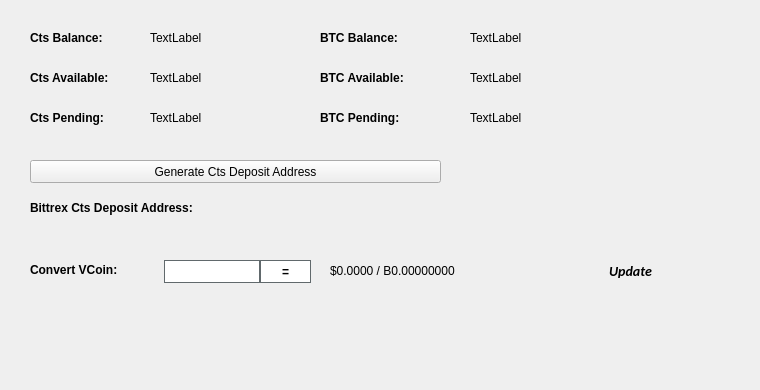
   <widget class="QWidget" name="BalanceTab">
    <attribute name="title">
     <string>Balance</string>
    </attribute>
    <widget class="QLabel" name="BitcoinBalanceLabel">
     <property name="geometry">
      <rect>
       <x>470</x>
       <y>30</y>
       <width>150</width>
       <height>16</height>
      </rect>
     </property>
     <property name="text">
      <string>TextLabel</string>
     </property>
    </widget>
    <widget class="QLabel" name="CtsBalanceLabel">
     <property name="geometry">
      <rect>
       <x>150</x>
       <y>30</y>
       <width>150</width>
       <height>16</height>
      </rect>
     </property>
     <property name="text">
      <string>TextLabel</string>
     </property>
    </widget>
    <widget class="QLabel" name="label_11">
     <property name="geometry">
      <rect>
       <x>30</x>
       <y>30</y>
       <width>101</width>
       <height>16</height>
      </rect>
     </property>
     <property name="font">
      <font>
       <weight>75</weight>
       <bold>true</bold>
      </font>
     </property>
     <property name="text">
      <string>Cts Balance:</string>
     </property>
    </widget>
    <widget class="QLabel" name="label_12">
     <property name="geometry">
      <rect>
       <x>320</x>
       <y>30</y>
       <width>101</width>
       <height>16</height>
      </rect>
     </property>
     <property name="font">
      <font>
       <weight>75</weight>
       <bold>true</bold>
      </font>
     </property>
     <property name="text">
      <string>BTC Balance:</string>
     </property>
    </widget>
    <widget class="QLabel" name="CtsAvailableLabel_2">
     <property name="geometry">
      <rect>
       <x>150</x>
       <y>70</y>
       <width>150</width>
       <height>16</height>
      </rect>
     </property>
     <property name="text">
      <string>TextLabel</string>
     </property>
    </widget>
    <widget class="QLabel" name="label_13">
     <property name="geometry">
      <rect>
       <x>30</x>
       <y>70</y>
       <width>111</width>
       <height>16</height>
      </rect>
     </property>
     <property name="font">
      <font>
       <weight>75</weight>
       <bold>true</bold>
      </font>
     </property>
     <property name="text">
      <string>Cts Available:</string>
     </property>
    </widget>
    <widget class="QLabel" name="label_14">
     <property name="geometry">
      <rect>
       <x>30</x>
       <y>110</y>
       <width>101</width>
       <height>16</height>
      </rect>
     </property>
     <property name="font">
      <font>
       <weight>75</weight>
       <bold>true</bold>
      </font>
     </property>
     <property name="text">
      <string>Cts Pending:</string>
     </property>
    </widget>
    <widget class="QLabel" name="CtsPendingLabel">
     <property name="geometry">
      <rect>
       <x>150</x>
       <y>110</y>
       <width>150</width>
       <height>16</height>
      </rect>
     </property>
     <property name="text">
      <string>TextLabel</string>
     </property>
    </widget>
    <widget class="QLabel" name="label_15">
     <property name="geometry">
      <rect>
       <x>320</x>
       <y>70</y>
       <width>111</width>
       <height>16</height>
      </rect>
     </property>
     <property name="font">
      <font>
       <weight>75</weight>
       <bold>true</bold>
      </font>
     </property>
     <property name="text">
      <string>BTC Available:</string>
     </property>
    </widget>
    <widget class="QLabel" name="BitcoinAvailableLabel">
     <property name="geometry">
      <rect>
       <x>470</x>
       <y>70</y>
       <width>150</width>
       <height>16</height>
      </rect>
     </property>
     <property name="text">
      <string>TextLabel</string>
     </property>
    </widget>
    <widget class="QLabel" name="label_31">
     <property name="geometry">
      <rect>
       <x>320</x>
       <y>110</y>
       <width>111</width>
       <height>16</height>
      </rect>
     </property>
     <property name="font">
      <font>
       <weight>75</weight>
       <bold>true</bold>
      </font>
     </property>
     <property name="text">
      <string>BTC Pending:</string>
     </property>
    </widget>
    <widget class="QLabel" name="BitcoinPendingLabel">
     <property name="geometry">
      <rect>
       <x>470</x>
       <y>110</y>
       <width>150</width>
       <height>16</height>
      </rect>
     </property>
     <property name="text">
      <string>TextLabel</string>
     </property>
    </widget>
    <widget class="QLabel" name="label_33">
     <property name="geometry">
      <rect>
       <x>30</x>
       <y>200</y>
       <width>221</width>
       <height>16</height>
      </rect>
     </property>
     <property name="font">
      <font>
       <weight>75</weight>
       <bold>true</bold>
      </font>
     </property>
     <property name="text">
      <string>Bittrex Cts Deposit Address:</string>
     </property>
    </widget>
    <widget class="QPushButton" name="GenDepositBTN">
     <property name="geometry">
      <rect>
       <x>30</x>
       <y>160</y>
       <width>411</width>
       <height>23</height>
      </rect>
     </property>
     <property name="text">
      <string>Generate Cts Deposit Address</string>
     </property>
     <property name="icon">
      <iconset resource="../cts.qrc">
       <normaloff>:/icons/bitcoin</normaloff>:/icons/bitcoin</iconset>
     </property>
    </widget>
    <widget class="QLabel" name="DepositAddressLabel">
     <property name="geometry">
      <rect>
       <x>200</x>
       <y>200</y>
       <width>261</width>
       <height>16</height>
      </rect>
     </property>
     <property name="palette">
      <palette>
       <active>
        <colorrole role="WindowText">
         <brush brushstyle="SolidPattern">
          <color alpha="255">
           <red>0</red>
           <green>0</green>
           <blue>0</blue>
          </color>
         </brush>
        </colorrole>
        <colorrole role="Text">
         <brush brushstyle="SolidPattern">
          <color alpha="255">
           <red>0</red>
           <green>0</green>
           <blue>255</blue>
          </color>
         </brush>
        </colorrole>
       </active>
       <inactive>
        <colorrole role="WindowText">
         <brush brushstyle="SolidPattern">
          <color alpha="255">
           <red>0</red>
           <green>0</green>
           <blue>0</blue>
          </color>
         </brush>
        </colorrole>
        <colorrole role="Text">
         <brush brushstyle="SolidPattern">
          <color alpha="255">
           <red>0</red>
           <green>0</green>
           <blue>255</blue>
          </color>
         </brush>
        </colorrole>
       </inactive>
       <disabled>
        <colorrole role="WindowText">
         <brush brushstyle="SolidPattern">
          <color alpha="255">
           <red>120</red>
           <green>120</green>
           <blue>120</blue>
          </color>
         </brush>
        </colorrole>
        <colorrole role="Text">
         <brush brushstyle="SolidPattern">
          <color alpha="255">
           <red>120</red>
           <green>120</green>
           <blue>120</blue>
          </color>
         </brush>
        </colorrole>
       </disabled>
      </palette>
     </property>
     <property name="font">
      <font>
       <weight>75</weight>
       <bold>true</bold>
      </font>
     </property>
     <property name="text">
      <string/>
     </property>
     <property name="alignment">
      <set>Qt::AlignRight|Qt::AlignTrailing|Qt::AlignVCenter</set>
     </property>
     <property name="textInteractionFlags">
      <set>Qt::LinksAccessibleByMouse|Qt::TextSelectableByKeyboard|Qt::TextSelectableByMouse</set>
     </property>
    </widget>
    <widget class="QLabel" name="label_8">
     <property name="geometry">
      <rect>
       <x>460</x>
       <y>300</y>
       <width>281</width>
       <height>81</height>
      </rect>
     </property>
     <property name="text">
      <string/>
     </property>
     <property name="pixmap">
      <pixmap>:/images/bittrex</pixmap>
     </property>
    </widget>
    <widget class="QWidget" name="widgetConversion" native="true">
     <property name="geometry">
      <rect>
       <x>0</x>
       <y>250</y>
       <width>751</width>
       <height>43</height>
      </rect>
     </property>
     <property name="minimumSize">
      <size>
       <width>0</width>
       <height>43</height>
      </size>
     </property>
     <property name="styleSheet">
      <string notr="true"/>
     </property>
     <widget class="QPushButton" name="btnUpdateMarketData">
      <property name="geometry">
       <rect>
        <x>575</x>
        <y>0</y>
        <width>111</width>
        <height>41</height>
       </rect>
      </property>
      <property name="sizePolicy">
       <sizepolicy hsizetype="Expanding" vsizetype="Expanding">
        <horstretch>0</horstretch>
        <verstretch>0</verstretch>
       </sizepolicy>
      </property>
      <property name="font">
       <font>
        <family>calibri</family>
        <pointsize>-1</pointsize>
        <weight>75</weight>
        <italic>true</italic>
        <bold>true</bold>
       </font>
      </property>
      <property name="styleSheet">
       <string notr="true">margin:0px;text-align:center;padding:2px;border-radius:3px;font-style:italic;width:100px;font-size:14px;font-family:calibri;font-weight:600;</string>
      </property>
      <property name="text">
       <string>Update</string>
      </property>
      <property name="iconSize">
       <size>
        <width>150</width>
        <height>35</height>
       </size>
      </property>
      <property name="autoDefault">
       <bool>true</bool>
      </property>
      <property name="default">
       <bool>true</bool>
      </property>
     </widget>
     <widget class="QLabel" name="lblConvertVCoin">
      <property name="geometry">
       <rect>
        <x>30</x>
        <y>10</y>
        <width>131</width>
        <height>20</height>
       </rect>
      </property>
      <property name="styleSheet">
       <string notr="true"/>
      </property>
      <property name="text">
       <string>&lt;html&gt;&lt;head/&gt;&lt;body&gt;&lt;p&gt;&lt;span style=&quot; font-weight:600;&quot;&gt;Convert VCoin:&lt;/span&gt;&lt;/p&gt;&lt;/body&gt;&lt;/html&gt;</string>
      </property>
     </widget>
     <widget class="QLineEdit" name="txtConvertVCoinQty">
      <property name="geometry">
       <rect>
        <x>160</x>
        <y>10</y>
        <width>100</width>
        <height>23</height>
       </rect>
      </property>
      <property name="minimumSize">
       <size>
        <width>100</width>
        <height>23</height>
       </size>
      </property>
      <property name="maximumSize">
       <size>
        <width>100</width>
        <height>16777215</height>
       </size>
      </property>
      <property name="styleSheet">
       <string notr="true">border: 1px solid #61696c;margin-left:4px;</string>
      </property>
     </widget>
     <widget class="QPushButton" name="btnConvertCts">
      <property name="geometry">
       <rect>
        <x>260</x>
        <y>10</y>
        <width>51</width>
        <height>23</height>
       </rect>
      </property>
      <property name="minimumSize">
       <size>
        <width>0</width>
        <height>23</height>
       </size>
      </property>
      <property name="styleSheet">
       <string notr="true">border:1px solid #61696c;background:white;font-weight:600;</string>
      </property>
      <property name="text">
       <string>=</string>
      </property>
     </widget>
     <widget class="QLabel" name="lblConvertVCoinResults">
      <property name="geometry">
       <rect>
        <x>330</x>
        <y>0</y>
        <width>201</width>
        <height>41</height>
       </rect>
      </property>
      <property name="styleSheet">
       <string notr="true"/>
      </property>
      <property name="text">
       <string>$0.0000 / B0.00000000</string>
      </property>
     </widget>
     <widget class="QLabel" name="iconOverviewUpdateWait">
      <property name="geometry">
       <rect>
        <x>670</x>
        <y>10</y>
        <width>24</width>
        <height>24</height>
       </rect>
      </property>
      <property name="text">
       <string/>
      </property>
      <property name="pixmap">
       <pixmap resource="../cts.qrc">:/icons/transaction_1</pixmap>
      </property>
      <property name="scaledContents">
       <bool>true</bool>
      </property>
      <property name="alignment">
       <set>Qt::AlignCenter</set>
      </property>
     </widget>
    </widget>
   </widget>
